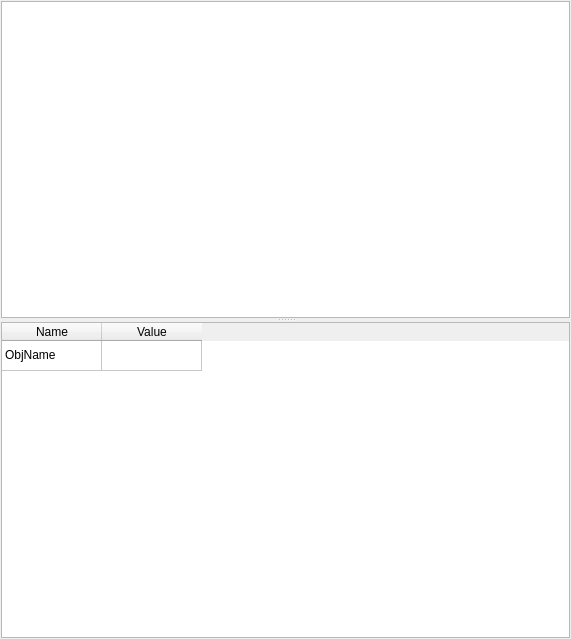
<?xml version="1.0" encoding="UTF-8"?>
<ui version="4.0">
 <class>OsgTreeForm</class>
 <widget class="QWidget" name="OsgTreeForm">
  <property name="geometry">
   <rect>
    <x>0</x>
    <y>0</y>
    <width>571</width>
    <height>639</height>
   </rect>
  </property>
  <property name="windowTitle">
   <string>Form</string>
  </property>
  <layout class="QVBoxLayout" name="verticalLayout">
   <property name="leftMargin">
    <number>1</number>
   </property>
   <property name="topMargin">
    <number>1</number>
   </property>
   <property name="rightMargin">
    <number>1</number>
   </property>
   <property name="bottomMargin">
    <number>1</number>
   </property>
   <item>
    <widget class="QSplitter" name="splitter">
     <property name="orientation">
      <enum>Qt::Vertical</enum>
     </property>
     <widget class="OsgTreeView" name="osgTreeView"/>
     <widget class="QTableWidget" name="osgTableWidget">
      <property name="rowCount">
       <number>1</number>
      </property>
      <attribute name="horizontalHeaderVisible">
       <bool>true</bool>
      </attribute>
      <attribute name="verticalHeaderVisible">
       <bool>false</bool>
      </attribute>
      <row/>
      <column>
       <property name="text">
        <string>Name</string>
       </property>
      </column>
      <column>
       <property name="text">
        <string>Value</string>
       </property>
      </column>
      <item row="0" column="0">
       <property name="text">
        <string>ObjName</string>
       </property>
      </item>
      <item row="0" column="1">
       <property name="text">
        <string/>
       </property>
       <property name="flags">
        <set>ItemIsSelectable|ItemIsEditable|ItemIsDragEnabled|ItemIsEnabled</set>
       </property>
      </item>
     </widget>
    </widget>
   </item>
  </layout>
 </widget>
 <customwidgets>
  <customwidget>
   <class>OsgTreeView</class>
   <extends>QTreeView</extends>
   <header>OsgTreeView.h</header>
  </customwidget>
 </customwidgets>
 <resources/>
 <connections/>
</ui>
